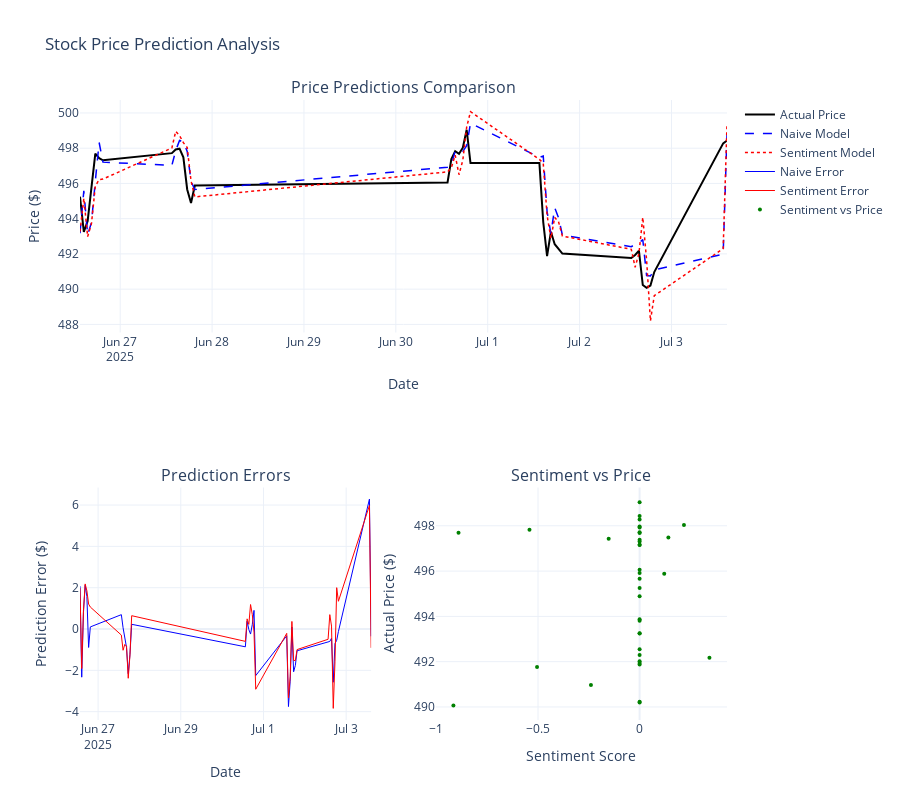

This figure's notebook cell:
### Code cell
results['visualization'].show()
